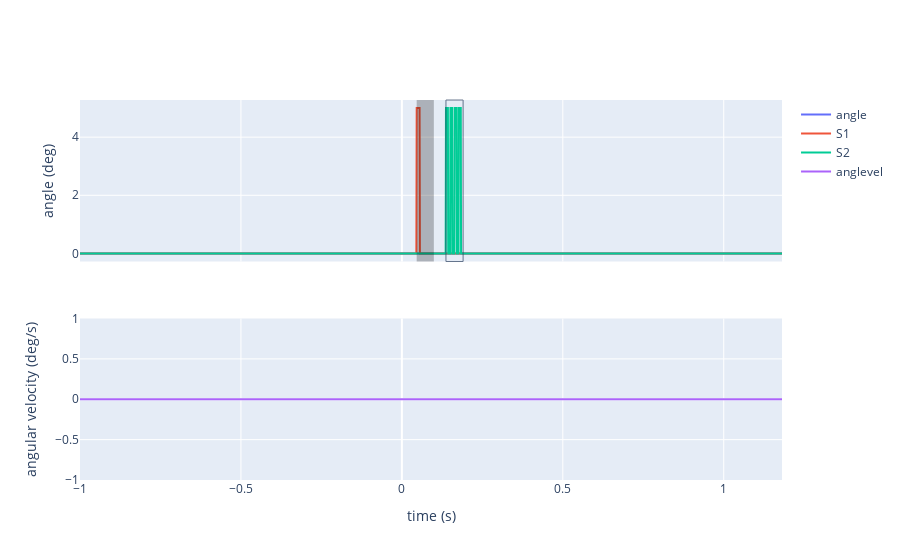

Notebook code cell kept with this figure:
### Markdown cell above
and plot them:

### Code cell
fig = make_subplots(rows = 2, cols = 1,
                   shared_xaxes=True)
fig.add_trace(
    go.Scatter(x = t, y = angle, mode="lines", name="angle"),
    row=1, col=1)
fig.add_trace(
    go.Scatter(x = t, y = S1actcmd, mode="lines", name="S1"),
    row=1, col=1)
fig.add_trace(
    go.Scatter(x = t, y = S2actcmd, mode="lines", name="S2"),
    row=1, col=1)

for onoff in Lonoff:
    fig.add_vrect(x0 = onoff[0], x1=onoff[1], fillcolor="black", opacity=0.25, line_width=0,
                      row=1, col=1)

for onoff in Ronoff:
    fig.add_vrect(x0 = onoff[0], x1=onoff[1], opacity=0.7, line_width=1,
                      row=1, col=1)

fig.update_yaxes(title_text = "angle (deg)", row=1)
fig.add_trace(
    go.Scatter(x = t, y = anglevel, mode="lines", name="anglevel"),
    row=2, col=1)

fig.update_yaxes(title_text = "angular velocity (deg/s)", row=2)
fig.update_xaxes(title_text = "time (s)", row=2)

### Figure 1 — Plotly figure (JSON) as saved in the notebook; plotly's stock layout.template omitted (floating-point values rounded to 4 significant figures; data arrays with more than 128 entries replaced by an {"elided": "..."} marker saying what was removed)
{"data": [{"mode": "lines", "name": "angle", "type": "scatter", "x": {"elided": "2182 float values"}, "xaxis": "x", "y": {"elided": "2182 int values"}, "yaxis": "y"}, {"mode": "lines", "name": "S1", "type": "scatter", "x": {"elided": "2182 float values"}, "xaxis": "x", "y": {"elided": "2182 int values"}, "yaxis": "y"}, {"mode": "lines", "name": "S2", "type": "scatter", "x": {"elided": "2182 float values"}, "xaxis": "x", "y": {"elided": "2182 int values"}, "yaxis": "y"}, {"mode": "lines", "name": "anglevel", "type": "scatter", "x": {"elided": "2182 float values"}, "xaxis": "x2", "y": {"elided": "2182 int values"}, "yaxis": "y2"}], "layout": {"shapes": [{"fillcolor": "black", "line": {"width": 0}, "opacity": 0.25, "type": "rect", "x0": 0.046, "x1": 0.09933, "xref": "x", "y0": 0, "y1": 1, "yref": "y domain"}, {"line": {"width": 1}, "opacity": 0.7, "type": "rect", "x0": 0.1369, "x1": 0.1902, "xref": "x", "y0": 0, "y1": 1, "yref": "y domain"}], "xaxis": {"anchor": "y", "domain": [0, 1], "matches": "x2", "showticklabels": false}, "xaxis2": {"anchor": "y2", "domain": [0, 1], "title": {"text": "time (s)"}}, "yaxis": {"anchor": "x", "domain": [0.575, 1], "title": {"text": "angle (deg)"}}, "yaxis2": {"anchor": "x2", "domain": [0, 0.425], "title": {"text": "angular velocity (deg/s)"}}}}
